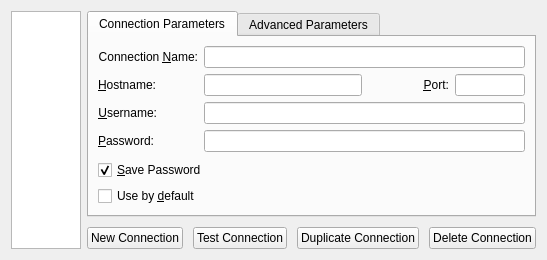
<?xml version="1.0" encoding="UTF-8"?>
<ui version="4.0">
 <class>ConnectionsSettingsWidget</class>
 <widget class="QWidget" name="ConnectionsSettingsWidget">
  <property name="geometry">
   <rect>
    <x>0</x>
    <y>0</y>
    <width>525</width>
    <height>260</height>
   </rect>
  </property>
  <property name="windowTitle">
   <string>Connections</string>
  </property>
  <layout class="QHBoxLayout" name="horizontalLayout">
   <item>
    <widget class="QTreeView" name="connectionsTreeView">
     <property name="sizePolicy">
      <sizepolicy hsizetype="Preferred" vsizetype="Expanding">
       <horstretch>0</horstretch>
       <verstretch>0</verstretch>
      </sizepolicy>
     </property>
     <property name="maximumSize">
      <size>
       <width>200</width>
       <height>16777215</height>
      </size>
     </property>
     <property name="editTriggers">
      <set>QAbstractItemView::NoEditTriggers</set>
     </property>
     <property name="showDropIndicator" stdset="0">
      <bool>false</bool>
     </property>
     <property name="uniformRowHeights">
      <bool>true</bool>
     </property>
     <property name="headerHidden">
      <bool>true</bool>
     </property>
    </widget>
   </item>
   <item>
    <layout class="QVBoxLayout" name="verticalLayout_2">
     <property name="spacing">
      <number>10</number>
     </property>
     <item>
      <widget class="QTabWidget" name="parametersTabWidget">
       <property name="sizePolicy">
        <sizepolicy hsizetype="MinimumExpanding" vsizetype="Expanding">
         <horstretch>0</horstretch>
         <verstretch>0</verstretch>
        </sizepolicy>
       </property>
       <property name="currentIndex">
        <number>0</number>
       </property>
       <widget class="QWidget" name="generalParametersTab">
        <attribute name="title">
         <string>Connection Parameters</string>
        </attribute>
        <layout class="QVBoxLayout" name="verticalLayout">
         <item>
          <layout class="QFormLayout" name="formLayout">
           <item row="0" column="0">
            <widget class="QLabel" name="connectionNameLabel">
             <property name="text">
              <string>Connection &amp;Name:</string>
             </property>
             <property name="alignment">
              <set>Qt::AlignRight|Qt::AlignTrailing|Qt::AlignVCenter</set>
             </property>
             <property name="buddy">
              <cstring>connectionNameLineEdit</cstring>
             </property>
            </widget>
           </item>
           <item row="0" column="1">
            <widget class="QLineEdit" name="connectionNameLineEdit">
             <property name="inputMask">
              <string/>
             </property>
             <property name="maxLength">
              <number>50</number>
             </property>
            </widget>
           </item>
           <item row="1" column="0">
            <widget class="QLabel" name="hostnameLabel">
             <property name="text">
              <string>&amp;Hostname:</string>
             </property>
             <property name="textFormat">
              <enum>Qt::AutoText</enum>
             </property>
             <property name="alignment">
              <set>Qt::AlignRight|Qt::AlignTrailing|Qt::AlignVCenter</set>
             </property>
             <property name="openExternalLinks">
              <bool>false</bool>
             </property>
             <property name="buddy">
              <cstring>hostnameLineEdit</cstring>
             </property>
            </widget>
           </item>
           <item row="1" column="1">
            <layout class="QHBoxLayout" name="horizontalLayout_4">
             <item>
              <widget class="QLineEdit" name="hostnameLineEdit">
               <property name="maxLength">
                <number>500</number>
               </property>
              </widget>
             </item>
             <item>
              <layout class="QHBoxLayout" name="horizontalLayout_2">
               <item>
                <widget class="QLabel" name="portLabel">
                 <property name="text">
                  <string>&amp;Port:</string>
                 </property>
                 <property name="textFormat">
                  <enum>Qt::AutoText</enum>
                 </property>
                 <property name="alignment">
                  <set>Qt::AlignRight|Qt::AlignTrailing|Qt::AlignVCenter</set>
                 </property>
                 <property name="openExternalLinks">
                  <bool>false</bool>
                 </property>
                 <property name="buddy">
                  <cstring>hostnameLineEdit</cstring>
                 </property>
                </widget>
               </item>
               <item>
                <widget class="QLineEdit" name="portLineEdit">
                 <property name="maximumSize">
                  <size>
                   <width>70</width>
                   <height>16777215</height>
                  </size>
                 </property>
                 <property name="maxLength">
                  <number>500</number>
                 </property>
                </widget>
               </item>
              </layout>
             </item>
            </layout>
           </item>
           <item row="2" column="0">
            <widget class="QLabel" name="usernameLabel">
             <property name="text">
              <string>&amp;Username:</string>
             </property>
             <property name="alignment">
              <set>Qt::AlignRight|Qt::AlignTrailing|Qt::AlignVCenter</set>
             </property>
             <property name="buddy">
              <cstring>usernameLineEdit</cstring>
             </property>
            </widget>
           </item>
           <item row="2" column="1">
            <widget class="QLineEdit" name="usernameLineEdit">
             <property name="inputMask">
              <string notr="true"/>
             </property>
             <property name="maxLength">
              <number>20</number>
             </property>
            </widget>
           </item>
           <item row="3" column="0">
            <widget class="QLabel" name="passwordLabel">
             <property name="text">
              <string>&amp;Password:</string>
             </property>
             <property name="alignment">
              <set>Qt::AlignRight|Qt::AlignTrailing|Qt::AlignVCenter</set>
             </property>
             <property name="buddy">
              <cstring>passwordLineEdit</cstring>
             </property>
            </widget>
           </item>
           <item row="3" column="1">
            <widget class="QLineEdit" name="passwordLineEdit">
             <property name="maxLength">
              <number>50</number>
             </property>
             <property name="echoMode">
              <enum>QLineEdit::Password</enum>
             </property>
            </widget>
           </item>
          </layout>
         </item>
         <item>
          <widget class="QCheckBox" name="savePasswordCheckBox">
           <property name="text">
            <string>&amp;Save Password</string>
           </property>
           <property name="checked">
            <bool>true</bool>
           </property>
          </widget>
         </item>
         <item>
          <widget class="QCheckBox" name="defaultConnectionCheckBox">
           <property name="text">
            <string>Use by &amp;default</string>
           </property>
          </widget>
         </item>
        </layout>
       </widget>
       <widget class="QWidget" name="advancedParametersTab">
        <attribute name="title">
         <string>Advanced Parameters</string>
        </attribute>
       </widget>
      </widget>
     </item>
     <item>
      <layout class="QHBoxLayout" name="horizontalLayout_3">
       <item>
        <spacer name="horizontalSpacer">
         <property name="orientation">
          <enum>Qt::Horizontal</enum>
         </property>
         <property name="sizeHint" stdset="0">
          <size>
           <width>40</width>
           <height>20</height>
          </size>
         </property>
        </spacer>
       </item>
       <item>
        <widget class="QPushButton" name="newConnectionButton">
         <property name="text">
          <string>New Connection</string>
         </property>
        </widget>
       </item>
       <item>
        <widget class="QPushButton" name="testConnectionButton">
         <property name="text">
          <string>Test Connection</string>
         </property>
        </widget>
       </item>
       <item>
        <widget class="QPushButton" name="duplicateConnectionButton">
         <property name="text">
          <string>Duplicate Connection</string>
         </property>
        </widget>
       </item>
       <item>
        <widget class="QPushButton" name="deleteConnectionButton">
         <property name="text">
          <string>Delete Connection</string>
         </property>
        </widget>
       </item>
      </layout>
     </item>
     <item>
      <spacer name="verticalSpacer_2">
       <property name="orientation">
        <enum>Qt::Vertical</enum>
       </property>
       <property name="sizeHint" stdset="0">
        <size>
         <width>20</width>
         <height>0</height>
        </size>
       </property>
      </spacer>
     </item>
    </layout>
   </item>
  </layout>
 </widget>
 <resources/>
 <connections/>
</ui>
